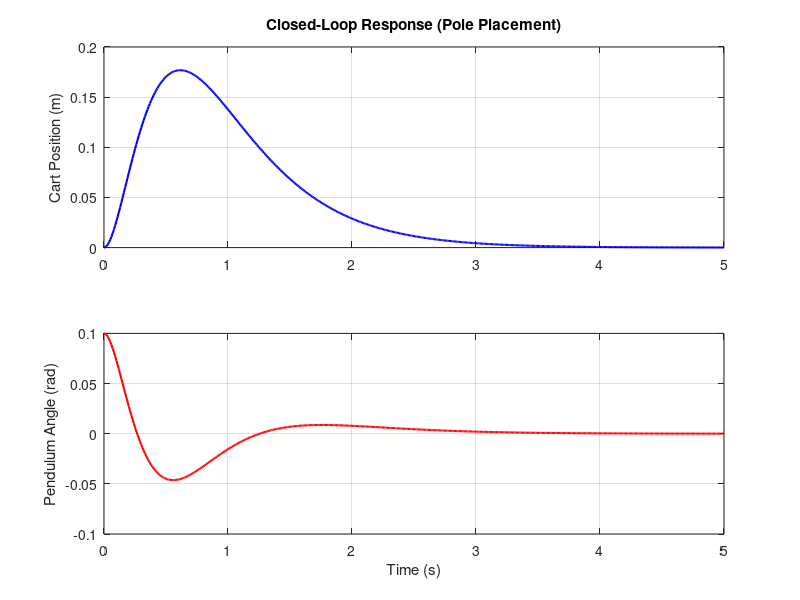

Here is the MATLAB script that generated this plot: (Note: this script raises an error after producing the figure.)
%% Define Plant Parameters
m_w = 0.432;      % mass of each wheel [kg]
m_p = 5.0;        % mass of the pendulum [kg]
I_w = 0.5 * (0.432) * (0.0726)^2;  % moment of inertia of each wheel [kg*m^2]
I_p = 5 * (0.4)^2;                 % moment of inertia of the pendulum [kg*m^2]
l   = 0.4;        % Length of the pendulum [m]
r   = 0.0726;     % wheel radius [m]
g   = 9.81;       % gravitational acceleration [m/s^2]

% Derived parameters from the linearized model:
%  a*x_ddot + b*theta_ddot = F
%  b*x_ddot + c*theta_ddot = d*theta
a = 2*m_w + m_p + 2*I_w/r^2;    
b = m_p * l;
c = m_p * l^2 + I_p;
d = m_p * g * l;
Delta = a*c - b^2;  % determinant

%% Construct the Linearized State–Space Model
% States: x = [ cart_position; cart_velocity; pendulum_angle; pendulum_angular_velocity ]
A = [ 0,     1,                      0,              0;
      0,     0,               -b*d/Delta,              0;
      0,     0,                      0,              1;
      0,     0,                a*d/Delta,              0];

B = [ 0;
      c/Delta;
      0;
     -b/Delta];

C = [1, 0, 0, 0; 
     0, 0, 1, 0];  
D = [0; 0];

sys_ss = ss(A, B, C, D);

%% Pole Placement Design
% Choose desired closed-loop poles (modify these to tune performance)
desired_poles = [-5, -4, -3, -2];

% Compute the state feedback gain using pole placement:
Kp = place(A, B, desired_poles);
disp('Pole Placement Gain Kp:');
disp(Kp);

% Form the closed-loop system:
Ac_pp = A - B*Kp;
disp('Closed-loop eigenvalues with pole placement:');
eig_pp = eig(Ac_pp)

sys_cl_pp = ss(Ac_pp, B, C, D);

%% Simulation of Closed-Loop Response using Pole Placement
x0 = [0; 0; 0.1; 0];   % initial condition (perturbed state)
t = 0:0.01:5;           % simulation time vector

[y_pp, t, x_pp] = initial(sys_cl_pp, x0, t);

figure;
subplot(2,1,1);
plot(t, y_pp(:,1), 'b', 'LineWidth',1.5);
ylabel('Cart Position (m)');
title('Closed-Loop Response (Pole Placement)');
grid on;

subplot(2,1,2);
plot(t, y_pp(:,2), 'r', 'LineWidth',1.5);
ylabel('Pendulum Angle (rad)');
xlabel('Time (s)');
grid on;

%% Frequency Domain Analysis (for example, from force F to pendulum angle)
sys_tf = tf(sys_cl_pp);
% Assume transfer function of interest is from the input F to pendulum angle (second output)
sys_tf2 = sys_tf(2); 

figure;
rlocus(sys_tf2);
title('Root Locus (Pole Placement)');
grid on;

figure;
nyquist(sys_tf2);
title('Nyquist Plot (Pole Placement)');
grid on;

figure;
bode(sys_tf2);
title('Bode Plot (Pole Placement)');
grid on;

% Desired reference is zero for both cart position and pendulum angle
desired_reference = 0;
tolerance = 0.01;  % Tolerance for settling time

% Responses
position_response = y_pp(:,1);  % Cart/Wheel Position
angle_response = y_pp(:,2);     % Pendulum Angle

% Deviations from desired reference
position_deviation = abs(position_response - desired_reference);
angle_deviation = abs(angle_response - desired_reference);

% Settling time for cart position
settling_index_pos = find(position_deviation > tolerance, 1, 'last');
if ~isempty(settling_index_pos)
    settling_time_position = t(settling_index_pos);
else
    settling_time_position = 0;
end

% Settling time for pendulum angle
settling_index_ang = find(angle_deviation > tolerance, 1, 'last');
if ~isempty(settling_index_ang)
    settling_time_angle = t(settling_index_ang);
else
    settling_time_angle = 0;
end

fprintf('Manual Settling Time:\n');
fprintf(' - Cart Position     : %.3f seconds\n', settling_time_position);
fprintf(' - Pendulum Angle    : %.3f seconds\n', settling_time_angle);
